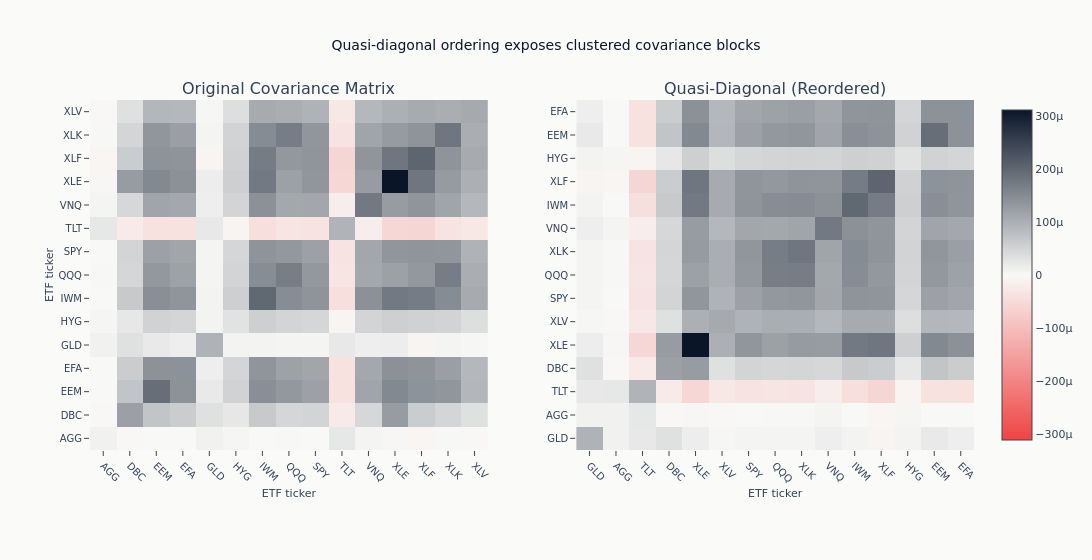

Notebook source saved alongside this figure:
### Code cell
fig = make_subplots(
    rows=1, cols=2, subplot_titles=["Original Covariance Matrix", "Quasi-Diagonal (Reordered)"]
)
fig.add_trace(
    go.Heatmap(
        z=cov_original.values,
        x=cov_original.columns,
        y=cov_original.index,
        colorscale=cov_colorscale,
        zmid=0,
        showscale=False,
    ),
    row=1,
    col=1,
)
fig.add_trace(
    go.Heatmap(
        z=cov_reordered.values,
        x=sorted_symbols,
        y=sorted_symbols,
        colorscale=cov_colorscale,
        zmid=0,
        showscale=True,
    ),
    row=1,
    col=2,
)
fig.update_layout(
    title="Quasi-diagonal ordering exposes clustered covariance blocks",
    height=560,
    width=1100,
    margin=dict(l=90, r=90, b=110, t=100),
)
fig.update_xaxes(tickangle=45, tickfont_size=10, automargin=True)
fig.update_yaxes(tickfont_size=10, automargin=True)
fig.update_xaxes(title_text="ETF ticker", row=1, col=1)
fig.update_xaxes(title_text="ETF ticker", row=1, col=2)
fig.update_yaxes(title_text="ETF ticker", row=1, col=1)
show_plotly_with_alt(
    fig,
    "Two covariance heatmaps side by side, the original ordering on the left and the quasi-diagonal reordering on the right, in which the large values group into blocks along the diagonal.",
)

### Figure 1 — Plotly figure (JSON) as saved in the notebook; plotly's stock layout.template omitted (floating-point values rounded to 4 significant figures; data arrays with more than 128 entries replaced by an {"elided": "..."} marker saying what was removed)
{"data": [{"colorscale": [[0.0, "#ef4444"], [0.5, "#F8F8F6"], [1.0, "#0a1628"]], "showscale": false, "type": "heatmap", "x": ["AGG", "DBC", "EEM", "EFA", "GLD", "HYG", "IWM", "QQQ", "SPY", "TLT", "VNQ", "XLE", "XLF", "XLK", "XLV"], "xaxis": "x", "y": ["AGG", "DBC", "EEM", "EFA", "GLD", "HYG", "IWM", "QQQ", "SPY", "TLT", "VNQ", "XLE", "XLF", "XLK", "XLV"], "yaxis": "y", "z": {"elided": "15x15 float values"}, "zmid": 0}, {"colorscale": [[0.0, "#ef4444"], [0.5, "#F8F8F6"], [1.0, "#0a1628"]], "showscale": true, "type": "heatmap", "x": ["GLD", "AGG", "TLT", "DBC", "XLE", "XLV", "SPY", "QQQ", "XLK", "VNQ", "IWM", "XLF", "HYG", "EEM", "EFA"], "xaxis": "x2", "y": ["GLD", "AGG", "TLT", "DBC", "XLE", "XLV", "SPY", "QQQ", "XLK", "VNQ", "IWM", "XLF", "HYG", "EEM", "EFA"], "yaxis": "y2", "z": {"elided": "15x15 float values"}, "zmid": 0}], "layout": {"annotations": [{"font": {"size": 16}, "showarrow": false, "text": "Original Covariance Matrix", "x": 0.225, "xanchor": "center", "xref": "paper", "y": 1.0, "yanchor": "bottom", "yref": "paper"}, {"font": {"size": 16}, "showarrow": false, "text": "Quasi-Diagonal (Reordered)", "x": 0.775, "xanchor": "center", "xref": "paper", "y": 1.0, "yanchor": "bottom", "yref": "paper"}], "height": 560, "margin": {"b": 110, "l": 90, "r": 90, "t": 100}, "title": {"text": "Quasi-diagonal ordering exposes clustered covariance blocks"}, "width": 1100, "xaxis": {"anchor": "y", "automargin": true, "domain": [0.0, 0.45], "tickangle": 45, "tickfont": {"size": 10}, "title": {"text": "ETF ticker"}}, "xaxis2": {"anchor": "y2", "automargin": true, "domain": [0.55, 1.0], "tickangle": 45, "tickfont": {"size": 10}, "title": {"text": "ETF ticker"}}, "yaxis": {"anchor": "x", "automargin": true, "domain": [0.0, 1.0], "tickfont": {"size": 10}, "title": {"text": "ETF ticker"}}, "yaxis2": {"anchor": "x2", "automargin": true, "domain": [0.0, 1.0], "tickfont": {"size": 10}}}}
